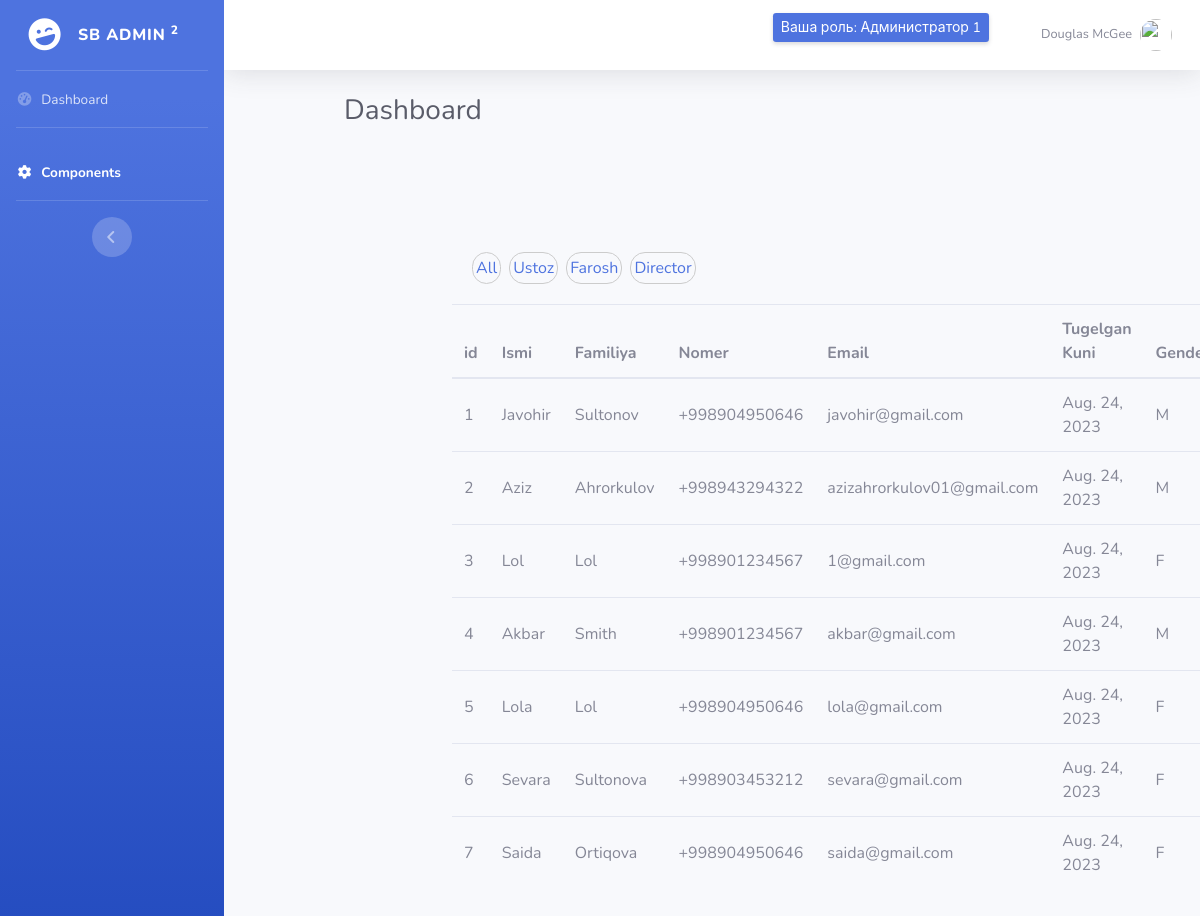
The page /workers/ (signed in) on the database its author committed.
### dashboardapp/models.py (models this page shows, shortened)
class AdminProfile(models.Model):
    ADMIN_ROLES = (
        (1, 'Админ'),
        (2, 'Администратор 1'),
        (3, 'Администратор 2'),
        (4, 'Администратор 3'),
    )
    user = models.OneToOneField(User, on_delete=models.CASCADE)
    role = models.PositiveIntegerField(choices=ADMIN_ROLES)
    class Meta:
        verbose_name = 'Админ'
        verbose_name_plural = 'Админы'

class Workers(models.Model):
    first_name = models.CharField(max_length=50)
    last_name = models.CharField(max_length=50)
    email = models.EmailField()
    phone = PhoneNumberField()
    birtday = models.DateField(blank=False)
    gender = models.CharField(max_length=1, choices=Gender.choices)
    job = models.ForeignKey(Job, related_name='jobs', on_delete=models.CASCADE, null=True)

### forms_app/models.py (models this page shows)
class Job(models.Model):
    title = models.CharField(max_length=100)
    slug = models.SlugField(null=True)
    def __str__(self):
        return self.title

### dashboardapp/views.py (the view)
# urls.py: path('workers/', views.workers, name='dashboard-workers'),
def workers(request):
    jobs = Job.objects.all()
    workers = Workers.objects.all()
    active_category = request.GET.get('job', '')
    admin_profile = AdminProfile.objects.filter(user=request.user).first()
    if active_category:
        workers = workers.filter(job__slug=active_category)
    context = {
        'jobs' : jobs,
        'workers' : workers ,
        'active_category' : active_category,
        'admin_profile' : admin_profile
    }
    return render(request, 'dashboard-templates/workers.html', context)

### templates/dashboard-templates/workers.html (shortened to what this page needs)
{% extends 'dashboard-templates/base.html' %}
{% load static %}
{% block content %}
<div id="wrapper">
    <ul class="navbar-nav bg-gradient-primary sidebar sidebar-dark accordion" id="accordionSidebar">
        <a class="sidebar-brand d-flex align-items-center justify-content-center" href="{% url 'dashboard-index' %}">
            <div class="sidebar-brand-icon rotate-n-15">
                <i class="fas fa-laugh-wink"></i>
            </div>
            <div class="sidebar-brand-text mx-3">SB Admin <sup>2</sup></div>
        </a>
        <hr class="sidebar-divider my-0">
        <li class="nav-item">
            <a class="nav-link collapsed" href="{% url 'dashboard-index' %}   ">
                <i class="fas fa-fw fa-tachometer-alt"></i>
                <span>Dashboard</span></a>
        </li>
        <hr class="sidebar-divider">
        <li class="nav-item active">
            <a class="nav-link" href="{% url 'dashboard-workers' %}"  data-target="#collapseTwo"
                aria-expanded="true" aria-controls="collapseTwo">
                <i class="fas fa-fw fa-cog"></i>
                <span>Components</span>
            </a>
        </li>
        <hr class="sidebar-divider d-none d-md-block">
        <div class="text-center d-none d-md-inline">
            <button class="rounded-circle border-0" id="sidebarToggle"></button>
        </div>
    </ul>
    <div id="content-wrapper" class="d-flex flex-column">
        <div id="content">
            <nav class="navbar navbar-expand navbar-light bg-white topbar mb-4 static-top shadow">
                <ul class="navbar-nav ml-auto" style="display: flex;
                align-items: center;
                gap: 40px;">
                    <li class="nav-item dropdown no-arrow">
                        {% if admin_profile %}
                        <p class="d-none d-sm-inline-block  btn-sm btn-primary shadow-sm">Ваша роль:
                            {{ admin_profile.get_role_display }}</p>
                        {% endif %}
                    </li>
                    <li class="nav-item dropdown no-arrow">
                        <a class="nav-link dropdown-toggle" href="#" id="userDropdown" role="button"
                            data-toggle="dropdown" aria-haspopup="true" aria-expanded="false">
                            <span class="mr-2 d-none d-lg-inline text-gray-600 small">Douglas McGee</span>
                            <img class="img-profile rounded-circle" src="img/undraw_profile.svg">
                        </a>
                    </li>
                </ul>
            </nav>
            <div class="container-fluid">
                <div class="d-sm-flex align-items-center justify-content-between mb-4">
                    <h1 class="h3 mb-0 text-gray-800">Dashboard</h1>
                </div>
                <div class="row">
                    <div class="wrapper">
                        <div class="container">
                            <div class="filter-container">
                                <ul id="category-filter">
                                    <li data-category="all"><a href="{% url 'dashboard-workers' %}">All</li></a>
                                    {% for job in jobs %}
                                    <li><a href="{% url 'dashboard-workers' %}?job={{ job.slug }}"  style="text-decoration: none;">{{ job.title }}</li></a>
                                    {% endfor %}
                                </ul>
                            </div>
                            <table id="music" class="table table-responsive table-hover">
                                <thead>
                                    <tr class="myHead">
                                        <th>id</th>
                                        <th>Ismi</th>
                                        <th>Familiya</th>
                                        <th>Nomer</th>
                                        <th>Email</th>
                                        <th>Tugelgan Kuni</th>
                                        <th>Gender</th>
                                    </tr>
                                </thead>
                                <tbody>
                                    {% for worker in workers %}
                                    <tr>
                                        <td>{{ worker.id }}</td>
                                        <td>
                                            {{ worker.first_name }}
                                        </td>
                                        <td>{{ worker.last_name }}</td>
                                        <td>{{ worker.phone }}</td>
                                        <td>{{ worker.email }}</td>
                                        <td>{{ worker.birtday }}</td>
                                        <td>{{ worker.gender }}</td>
                                    </tr>
                                    {% endfor %}
                                </tbody>
                            </table>
                        </div>
                    </div>
                </div>
            </div>
            {% endblock %}

### templates/dashboard-templates/workers.html (style rules this page uses)
.filter-container { margin: 20px; }
#category-filter { list-style: none; padding: 0; display: flex; }
#category-filter li { margin-right: 8px; cursor: pointer; padding: 3px; border: 1px solid #ccc; border-radius: 15px; }
.wrapper { margin: 80px 0; }
.table>tbody>tr>td { vertical-align: middle; }

### rows shown on the page
AdminProfile: role "Администратор 1"
Job: title "Ustoz"
Job: title "Farosh"
Job: title "Director"
Workers: id "1", first_name "Javohir", last_name "Sultonov", phone "+998904950646", email "javohir@gmail.com", birtday "Aug. 24, 2023", gender "M"
Workers: id "2", first_name "Aziz", last_name "Ahrorkulov", phone "+998943294322", email "azizahrorkulov01@gmail.com", birtday "Aug. 24, 2023", gender "M"
Workers: id "3", first_name "Lol", last_name "Lol", phone "+998901234567", email "1@gmail.com", birtday "Aug. 24, 2023", gender "F"
Workers: id "4", first_name "Akbar", last_name "Smith", phone "+998901234567", email "akbar@gmail.com", birtday "Aug. 24, 2023", gender "M"
Workers: id "5", first_name "Lola", last_name "Lol", phone "+998904950646", email "lola@gmail.com", birtday "Aug. 24, 2023", gender "F"
Workers: id "6", first_name "Sevara", last_name "Sultonova", phone "+998903453212", email "sevara@gmail.com", birtday "Aug. 24, 2023", gender "F"
Workers: id "7", first_name "Saida", last_name "Ortiqova", phone "+998904950646", email "saida@gmail.com", birtday "Aug. 24, 2023", gender "F"
